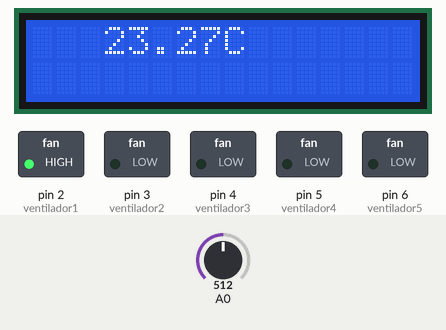
The sketch below on a simulated Arduino Uno, built with avr-gcc and run on an emulated ATmega328P. Shown: 16×2 character LCD, switched loads named in the sketch (green lamp = pin HIGH). The inputs (shaded band) are chosen by the test bench; at power-on: A0 = 512. What the sketch prints to the serial monitor is not drawn.

Above: at 1.3 s.
1.4 s: A0 set to 541
At 4.1 s:
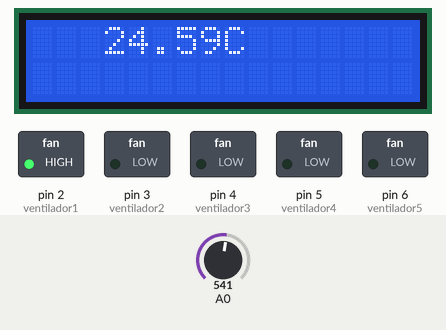
7.0 s: A0 set to 558
At 9.6 s:
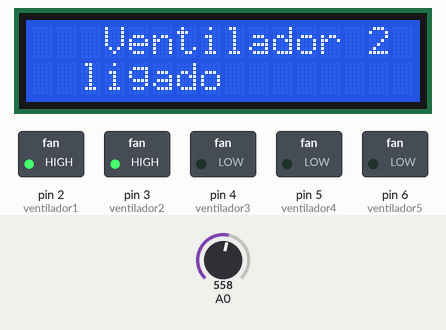
12.4 s: A0 set to 716
At 13.9 s:
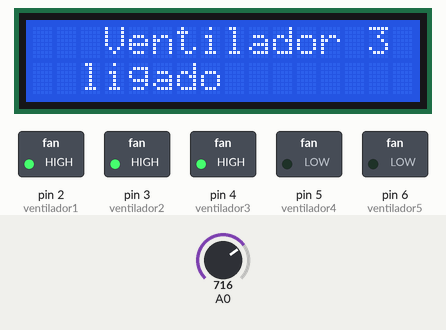
16.7 s: A0 set to 764
At 19.3 s:
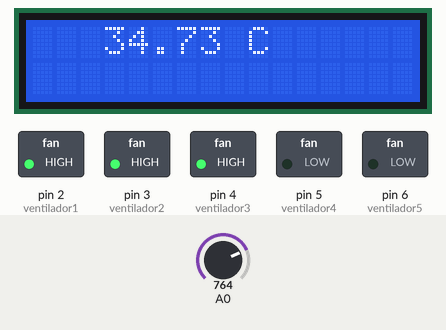
20.0 s: A0 set to 784
At 22.6 s:
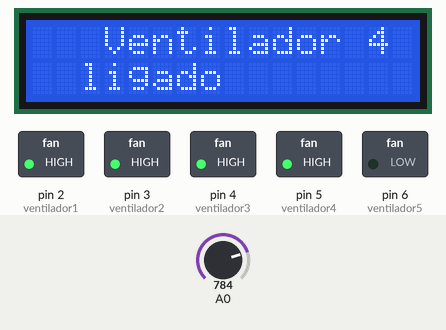
25.3 s: A0 set to 900
At 26.9 s:
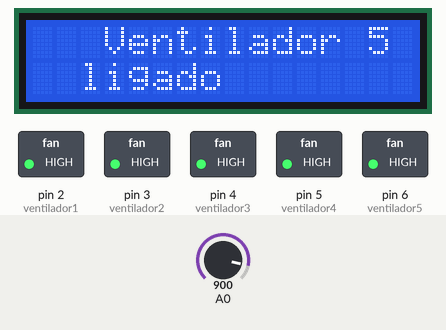
Timing chart, 0 to 28.4 s (numbered marks = the images above; inputs shaded):
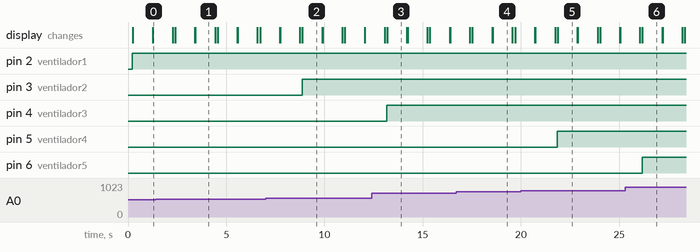

Measured:
- the behaviour switches between 550 and 551 on A0 (found by bisection; images 1 and 2)
- the behaviour switches between 770 and 771 on A0 (found by bisection; images 4 and 5)
- after the input at 7.0 s, pin 3 (ventilador2): LOW → HIGH after 1.9 s
- after the input at 12.4 s, pin 4 (ventilador3): LOW → HIGH after 0.77 s
- after the input at 20.0 s, pin 5 (ventilador4): LOW → HIGH after 1.8 s
- after the input at 25.3 s, pin 6 (ventilador5): LOW → HIGH after 0.86 s
- what the display in image 1 shows lasts 1.0 s, from 3.4 s to 4.4 s

The sketch:

Sistema_de_Ventiladores_com_Termometro.ino
```cpp
#include <Wire.h>
#include <LiquidCrystal_I2C.h>
#define SensorTemp A0

LiquidCrystal_I2C lcd(0x27,16,2);

int ventilador1 = 2;
int ventilador2 = 3;
int ventilador3 = 4;
int ventilador4 = 5;
int ventilador5 = 6;

void setup() {
  pinMode(ventilador1, OUTPUT);
  pinMode(ventilador2, OUTPUT);
  pinMode(ventilador3, OUTPUT);
  pinMode(ventilador4, OUTPUT);
  pinMode(ventilador5, OUTPUT);
  pinMode(A0, INPUT);

  lcd.init();
  lcd.init();
  lcd.backlight();

  Serial.begin(9600);
}

void loop () {
  double tmp = analogRead(A0);
  tmp = ((tmp)/22);

  Serial.print (tmp);
  Serial.println ("C");
  delay (100);

  if (tmp < 20) {
    digitalWrite (ventilador1, LOW);
    digitalWrite (ventilador2, LOW);
    digitalWrite (ventilador3, LOW);
    digitalWrite (ventilador4, LOW);
    digitalWrite (ventilador5, LOW);
} if ((tmp > 20) && (tmp <= 25)) {
    digitalWrite (ventilador1, HIGH);
    digitalWrite (ventilador2, LOW);
    digitalWrite (ventilador3, LOW);
    digitalWrite (ventilador4, LOW);
    digitalWrite (ventilador5, LOW);

    lcd.setCursor (3,0);
    lcd.println("Ventilador 1");
    lcd.setCursor (2,3);
    lcd.println("ligado");
    delay(1000);

    lcd.clear();
    delay(10);

    lcd.setCursor(3,0);
    lcd.print(tmp);
    lcd.println("C");
    delay(1000);

    lcd.clear();
    delay(10);

  } else if ((tmp > 25) && (tmp <= 30)) {
    digitalWrite (ventilador1, HIGH);
    digitalWrite (ventilador2, HIGH);
    digitalWrite (ventilador3, LOW);
    digitalWrite (ventilador4, LOW);
    digitalWrite (ventilador5, LOW);

    lcd.setCursor (3,0);
    lcd.println("Ventilador 2");
    lcd.setCursor (2,3);
    lcd.println("ligado");
    delay(1000);

    lcd.clear();
    delay(10);

    lcd.setCursor(3,0);
    lcd.print(tmp);
    lcd.println("C");
    delay(1000);

    lcd.clear();
    delay(10);

  } else if ((tmp > 30) && (tmp <= 35)) {
    digitalWrite (ventilador1, HIGH);
    digitalWrite (ventilador2, HIGH);
    digitalWrite (ventilador3, HIGH);
    digitalWrite (ventilador4, LOW);
    digitalWrite (ventilador5, LOW);

    lcd.setCursor (3,0);
    lcd.println("Ventilador 3");
    lcd.setCursor (2,3);
    lcd.println("ligado");
    delay(1000);

    lcd.clear();
    delay(10);

    lcd.setCursor(3,0);
    lcd.print(tmp);
    lcd.println(" C             ");
    delay(1000);

    lcd.clear();
    delay(10);

  } if ((tmp > 35 && tmp <= 40)) {
    digitalWrite (ventilador1, HIGH);
    digitalWrite (ventilador2, HIGH);
    digitalWrite (ventilador3, HIGH);
    digitalWrite (ventilador4, HIGH);
    digitalWrite (ventilador5, LOW);

    lcd.setCursor (3,0);
    lcd.println("Ventilador 4");
    lcd.setCursor (2,3);
    lcd.println("ligado");
    delay(1000);
    lcd.clear();
    delay(10);

    lcd.setCursor(3,0);
    lcd.print(tmp);
    lcd.println("C");
    delay(1000);

    lcd.clear();
    delay(10);
  } if (tmp > 40) {
    digitalWrite (ventilador1, HIGH);
    digitalWrite (ventilador2, HIGH);
    digitalWrite (ventilador3, HIGH);
    digitalWrite (ventilador4, HIGH);
    digitalWrite (ventilador5, HIGH);

    lcd.setCursor (3,0);
    lcd.println("Ventilador 5");
    lcd.setCursor (2,3);
    lcd.println("ligado");
    delay(1000);

    lcd.clear();
    delay(10);

    lcd.setCursor(3,0);
    lcd.print(tmp);
    lcd.println("C");
    delay(1000);

    lcd.clear();
    delay(10);
  }
}
```
